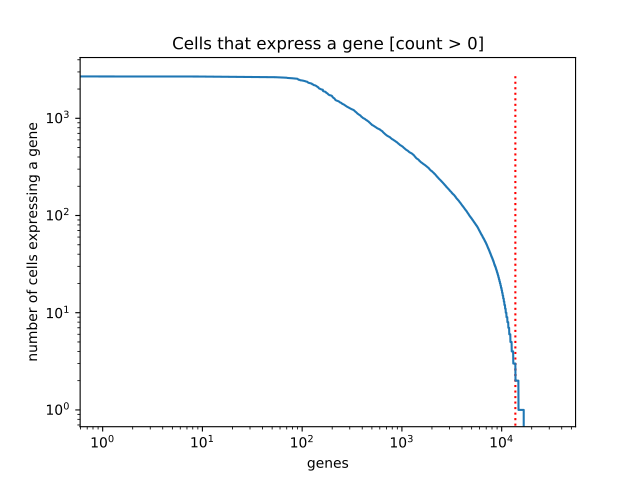

Generate this figure with Python:
import besca as bc
import matplotlib.pyplot as plt
adata = bc.datasets.pbmc3k_raw()
min_cells= 2
fig, ax1 = plt.subplots(1)
bc.pl.kp_cells(adata, min_cells = min_cells, ax = ax1)
